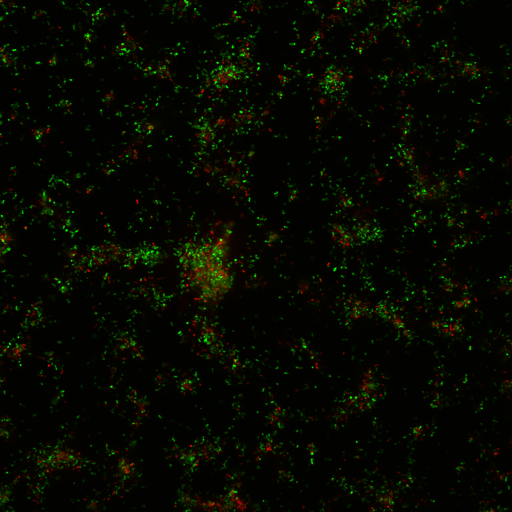
#> input picture app/src/analyzer/test_dir/25113-PAO1-24h-7-18-13a_Z008.tif, 1024 x 1024 px (shown at 1/2 size)
$ python -i imageProcessor.py   (imports and definitions only)   (older library calls are emulated)
#> lines starting #> are read from the running program, lines starting #| are printed output that depends on the picture
import cv2
from pprint import pprint
import numpy as np
import matplotlib.pyplot as plt

class ImageProcessor():
	def __init__(self, mode=None, settings=None):
		self.mode = mode
		self.original = []
		self.config = {}
		if settings:
			self.config = settings

	def process_image(self, img):
		self.original = img
		return self.process_image_using_mode(img)

	def process_image_using_mode(self, img):
		# Really missing switch statements right about now..
		if self.mode is None:
			raise Exception # TODO - Specify this exception
		if self.mode == 'BGR':
			return self.process_image_via_bgr(img)
		elif self.mode == 'HSV':
			return self.process_image_via_hsv(img)
		elif self.mode == 'GRY':
			return self.process_image_via_grayscale(img)
		else:
			print("[WARNING] ImageProcessor.process_image_using_mode: Couldn't determine which settings to use. Defaulting to grayscale.")
			return self.process_image_via_grayscale(img)

	# [87 lines left out: functions process_image_via_bgr, process_image_via_hsv, process_image_via_grayscale, preprocess_image, split_channels_bgr, segment_via_hsv and 1 more, not called in this run]

	# Apply a gaussian blur
	def smooth(self, img, ksize):
		return cv2.blur(img, (ksize, ksize))

	# [42 lines left out: functions improve_contrast, threshold_hsv, threshold_grayscale, not called in this run]


	def normalize_image(self, img):
		cv2.normalize(img, img, 0, 255, norm_type=cv2.NORM_MINMAX)
		return img

	# [12 lines left out: function get_bgr_index, not called in this run]


	def update_config(self, new_config):
		self.config = new_config

	def update_mode(self, new_mode):
		self.mode = new_mode

	# [4 lines left out: function test_show_img, not called in this run]

>>> import cv2
>>> picture = cv2.imread('../test_dir/25113-PAO1-24h-7-18-13a_Z008.tif', cv2.IMREAD_GRAYSCALE)
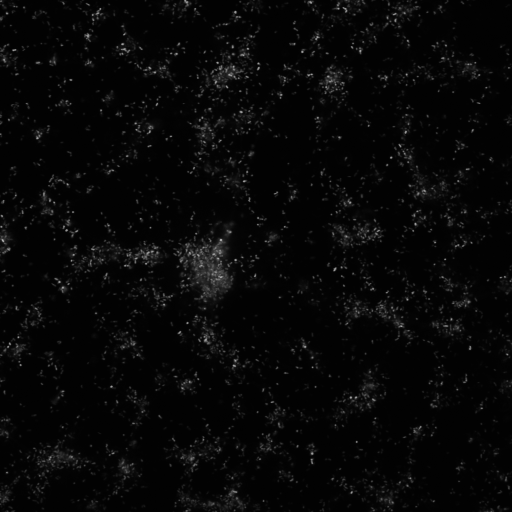
#> picture: shape (1024, 1024) (shown at 1/2 size); min 1, max 207, mean 6.9
#> (the run stopped early here; a loop or call above may not have finished)

$ run again, on app/src/analyzer/test_dir/Mix_Well1_2Steel_new.tif
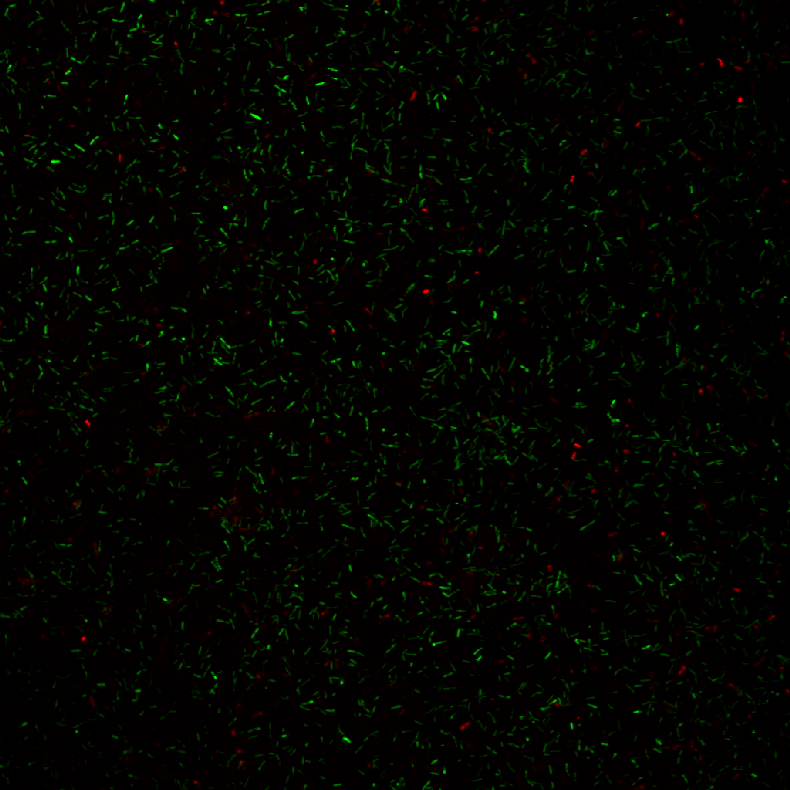
#> input picture app/src/analyzer/test_dir/Mix_Well1_2Steel_new.tif, 790 x 790 px
#> `picture = cv2.imread('../test_dir/25113-PAO1-24h-7-18-13a_Z008.tif', c..`:
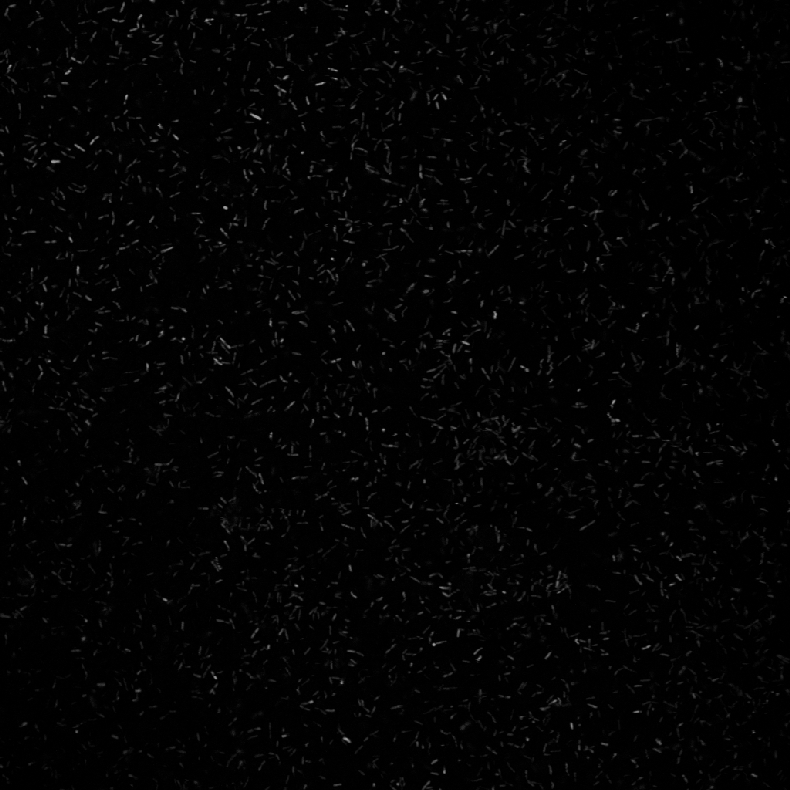
#> picture: shape (790, 790); min 0, max 155, mean 3.3

$ run again, on app/src/analyzer/test_dir/PAO1-cont-24h-7-1-13_Z017.tif
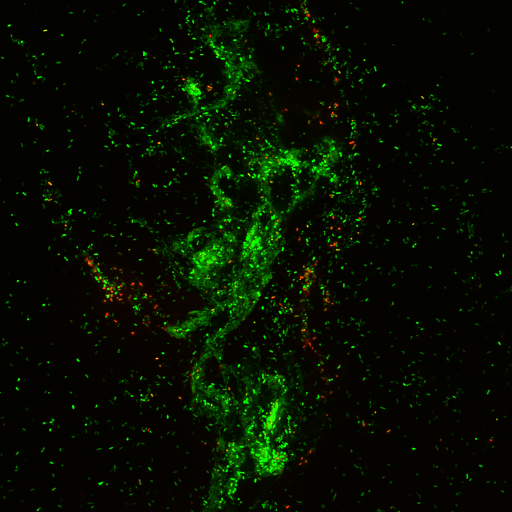
#> input picture app/src/analyzer/test_dir/PAO1-cont-24h-7-1-13_Z017.tif, 1024 x 1024 px (shown at 1/2 size)
#> `picture = cv2.imread('../test_dir/25113-PAO1-24h-7-18-13a_Z008.tif', c..`:
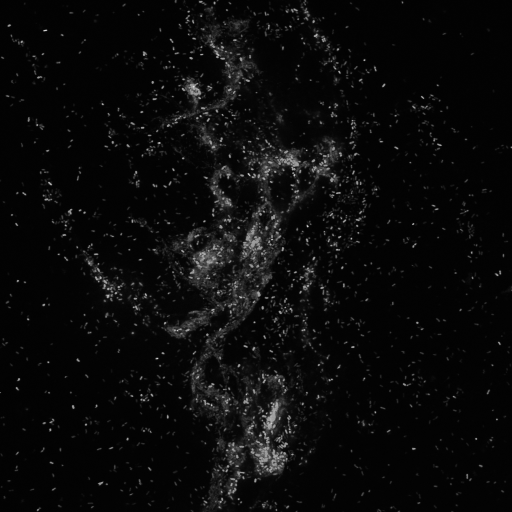
#> picture: shape (1024, 1024) (shown at 1/2 size); min 1, max 226, mean 10.3
